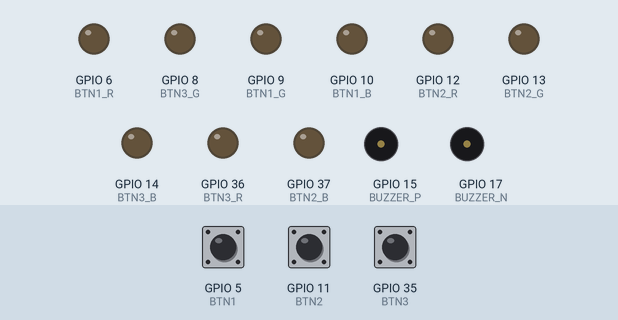
Simulated run of this sketch. Board: ESP32-S3. Shown: output pins drawn as LEDs (lit = HIGH), buzzer (waves = sounding, pin HIGH). The inputs (shaded band) are chosen by the test bench; at power-on: GPIO 5 (BTN1) HIGH, GPIO 11 (BTN2) HIGH, GPIO 35 (BTN3) HIGH.

Above: at 0.2 s.
At 2.2 s:
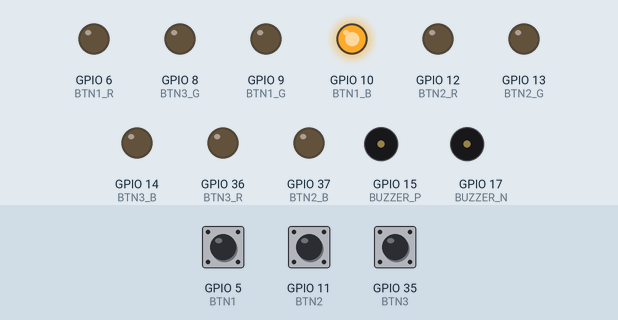
At 4.0 s:
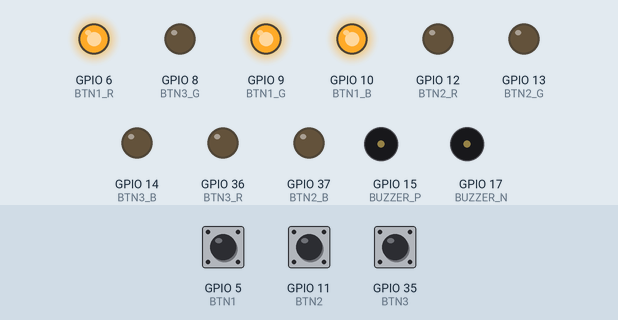
At 8.0 s:
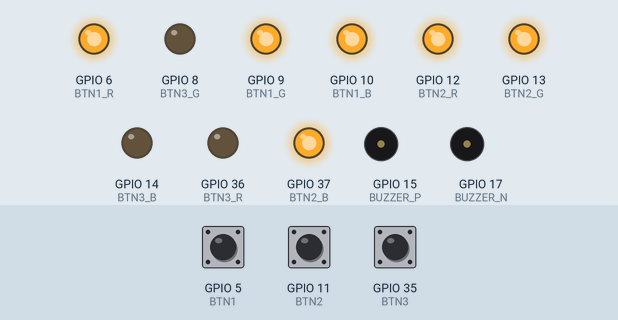
At 11.7 s:
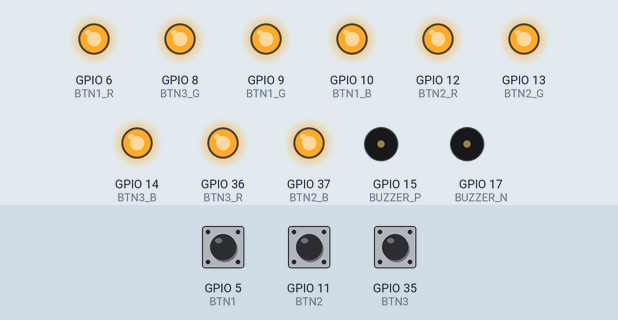
At 15.2 s:
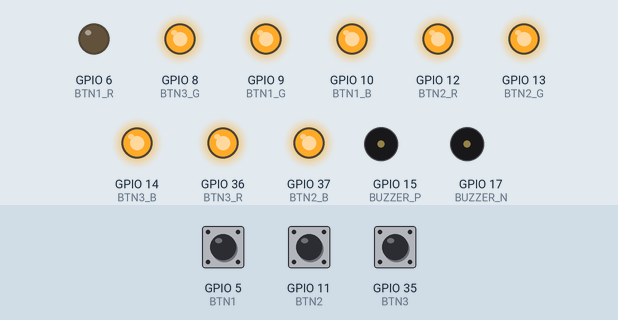
Timing chart, 0 to 15.6 s (numbered marks = the images above):
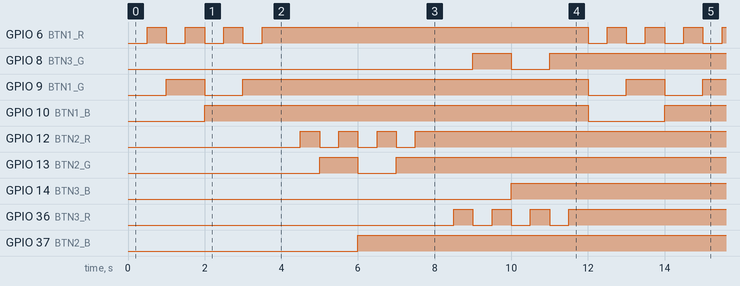

Measured:
- by itself, GPIO 8 (BTN3_G), GPIO 9 (BTN1_G), GPIO 13 (BTN2_G): repeats every 12.0 s: LOW 1.0 s, HIGH 9.0 s, LOW 1.0 s, HIGH 1.0 s
- by itself, GPIO 10 (BTN1_B), GPIO 14 (BTN3_B), GPIO 37 (BTN2_B): alternates HIGH for 10.0 s and LOW for 2.0 s
- by itself, GPIO 6 (BTN1_R), GPIO 12 (BTN2_R), GPIO 36 (BTN3_R): repeats every 12.0 s: 2 × (LOW 0.50 s, HIGH 0.50 s), LOW 0.50 s, HIGH 8.5 s, LOW 0.50 s, HIGH 0.50 s

The sketch:

hardwareTest.ino
```cpp
#define BTN1 5
#define BTN1_R 6
#define BTN1_G 9
#define BTN1_B 10
#define BTN2 11
#define BTN2_R 12
#define BTN2_G 13
#define BTN2_B 37
#define BTN3 35
#define BTN3_R 36
#define BTN3_G 8
#define BTN3_B 14
#define BUZZER_P 15
#define BUZZER_N 17

#define BLACK 0
#define RED 1
#define GREEN 2
#define YELLOW 3
#define BLUE 4
#define MAGENTA 5
#define CYAN 6
#define WHITE 7

int button1State = BLACK, button2State = BLACK, button3State = BLACK;
unsigned long lastTimeButtonWasPressed = 0;

void IRAM_ATTR buttonWasPressed(){
  if(millis() - lastTimeButtonWasPressed > 100){
    lastTimeButtonWasPressed = millis();
    if(!digitalRead(BTN1)){
      if(button1State == 7){
        button1State = 0;
      }
      else{
        button1State++;
      }
    }
    if(!digitalRead(BTN2)){
      if(button2State == 7){
        button2State = 0;
      }
      else{
        button2State++;
      }
    }
    if(!digitalRead(BTN3)){
      if(button3State == 7){
        button3State = 0;
      }
      else{
        button3State++;
      }
    }
  }
}

void setup() {
  Serial.begin(115200);

  pinMode(BTN1, INPUT_PULLUP);
  pinMode(BTN1_R, OUTPUT);
  pinMode(BTN1_G, OUTPUT);
  pinMode(BTN1_B, OUTPUT);

  pinMode(BTN2, INPUT_PULLUP);
  pinMode(BTN2_R, OUTPUT);
  pinMode(BTN2_G, OUTPUT);
  pinMode(BTN2_B, OUTPUT);

  pinMode(BTN3, INPUT_PULLUP);
  pinMode(BTN3_R, OUTPUT);
  pinMode(BTN3_G, OUTPUT);
  pinMode(BTN3_B, OUTPUT);

  pinMode(BUZZER_P,OUTPUT);
  pinMode(BUZZER_N,OUTPUT);

  attachInterrupt(BTN1, buttonWasPressed, FALLING);
  attachInterrupt(BTN2, buttonWasPressed, FALLING);
  attachInterrupt(BTN3, buttonWasPressed, FALLING);
}

void loop() {
  cycleLEDs();
  //setLED(1, button1State);
  //setLED(2, button2State);
  //setLED(3, button3State);
}

void setLED(int buttonNumber, int color){
  bool redLEDState = color & RED, greenLEDState = color & GREEN, blueLEDState = color & BLUE;

  switch(buttonNumber){
    case 1:
      digitalWrite(BTN1_R, redLEDState); digitalWrite(BTN1_G, greenLEDState); digitalWrite(BTN1_B, blueLEDState);
      break;
    case 2:
      digitalWrite(BTN2_R, redLEDState); digitalWrite(BTN2_G, greenLEDState); digitalWrite(BTN2_B, blueLEDState);
      break;
    case 3:
      digitalWrite(BTN3_R, redLEDState); digitalWrite(BTN3_G, greenLEDState); digitalWrite(BTN3_B, blueLEDState);
      break;
    default:
      digitalWrite(BTN1_R, LOW); digitalWrite(BTN1_G, LOW); digitalWrite(BTN1_B, LOW);
      digitalWrite(BTN2_R, LOW); digitalWrite(BTN2_G, LOW); digitalWrite(BTN2_B, LOW);
      digitalWrite(BTN3_R, LOW); digitalWrite(BTN3_G, LOW); digitalWrite(BTN3_B, LOW);
      break;
  }
}

void cycleLEDs(){
  for (int i = 0; i < 8; i++) {
    setLED(1, i);
    delay(500);
  }
  for (int i = 0; i < 8; i++) {
    setLED(2, i);
    delay(500);
  }
  for (int i = 0; i < 8; i++) {
    setLED(3, i);
    delay(500);
  }
}
```
